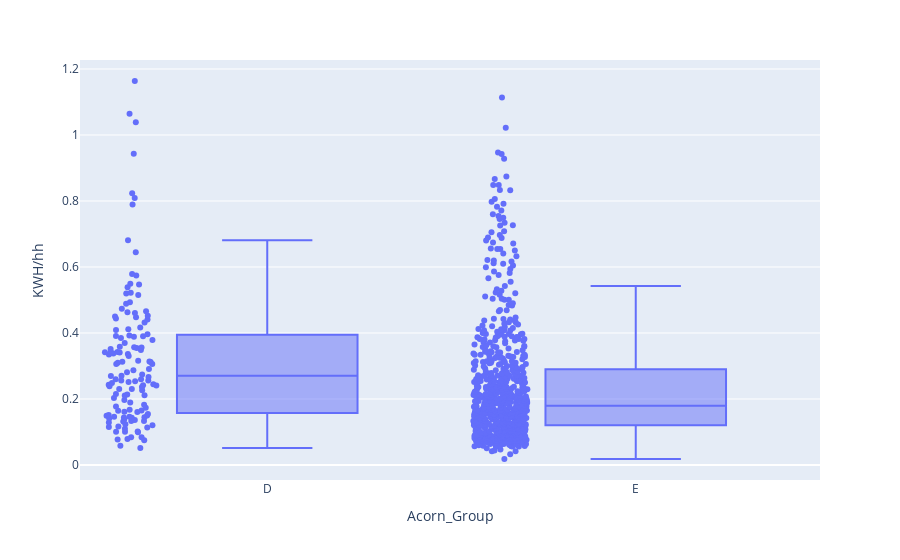

The code cell stored with this chart in its notebook:
### Code cell
import plotly.express as px
fig = px.box(cat2, x="Acorn_Group", y="KWH/hh", points='all')
fig.show()

### Figure 1 — Plotly figure (JSON) as saved in the notebook; plotly's stock layout.template omitted (floating-point values rounded to 4 significant figures; data arrays with more than 128 entries replaced by an {"elided": "..."} marker saying what was removed)
{"data": [{"alignmentgroup": "True", "boxpoints": "all", "hovertemplate": "Acorn_Group=%{x}<br>KWH/hh=%{y}<extra></extra>", "legendgroup": "", "marker": {"color": "#636efa"}, "name": "", "notched": false, "offsetgroup": "", "orientation": "v", "showlegend": false, "type": "box", "x": {"elided": "834 str values"}, "x0": " ", "xaxis": "x", "y": {"elided": "834 float values"}, "y0": " ", "yaxis": "y"}], "layout": {"boxmode": "group", "legend": {"tracegroupgap": 0}, "margin": {"t": 60}, "xaxis": {"anchor": "y", "domain": [0, 1], "title": {"text": "Acorn_Group"}}, "yaxis": {"anchor": "x", "domain": [0, 1], "title": {"text": "KWH/hh"}}}}
